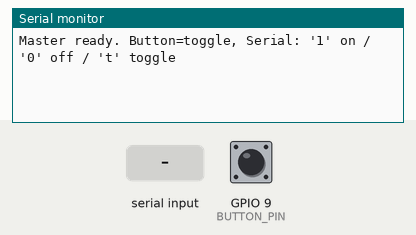
Recording of a sketch running on a simulated ESP32-C3. Shown: the last lines printed to the serial monitor. Inputs (shaded band) come from the test bench; at power-on: GPIO 9 (BUTTON_PIN) HIGH. No radio packets arrive unless stated.

Above: at 1.4 s.
1.5 s: GPIO 9 (BUTTON_PIN) pulled LOW for 0.15 s
At 2.0 s:
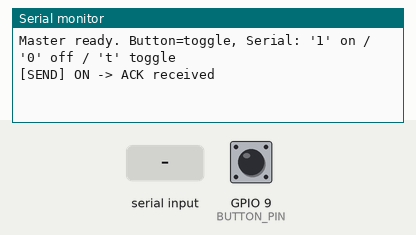
3.1 s: "0" received over Serial
At 4.5 s:
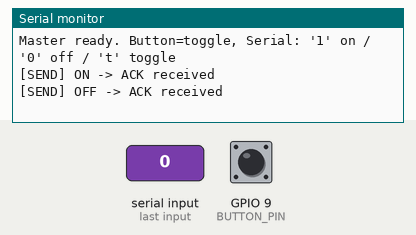

The sketch:

master-rf.ino
```cpp
/*
 * master-rf.ino  —  ESP32-C3 Super Mini + nRF24L01
 *
 * Sends an ON/OFF command over RF to the receiver (rf-slave).
 * Trigger by either:
 *   - pressing the BOOT button (GPIO9) -> toggles ON/OFF
 *   - typing '1' (on), '0' (off) or 't' (toggle) in the Serial Monitor
 *
 * Library: "RF24" by TMRh20 (install via Library Manager)
 *
 * Wiring  nRF24L01  ->  ESP32-C3 Super Mini
 *   GND   -> GND
 *   VCC   -> 3V3  (add a 10uF cap across VCC/GND close to the module!)
 *   CE    -> GPIO10
 *   CSN   -> GPIO7
 *   SCK   -> GPIO4
 *   MOSI  -> GPIO6
 *   MISO  -> GPIO5
 *   IRQ   -> (not used on the master)
 */

#include <SPI.h>
#include <RF24.h>

// ---------- nRF24 pins ----------
#define PIN_CE    10
#define PIN_CSN   7
#define PIN_SCK   4
#define PIN_MISO  5
#define PIN_MOSI  6

#define BUTTON_PIN 9   // BOOT button on the Super Mini

// Must match the receiver exactly
const uint8_t RF_ADDRESS[6] = "NODE1";
const uint8_t RF_CHANNEL    = 76;

// Shared payload (keep identical on both sides)
struct Payload {
  uint8_t magic;   // 0xA5 -> sanity check so RF noise is ignored
  uint8_t cmd;     // 1 = ON, 0 = OFF
};

RF24 radio(PIN_CE, PIN_CSN);

bool outputState = false;
bool lastButton  = HIGH;

// =============================================================================
//  >>> EDIT HERE: define WHAT you send <<<
//  Build the payload for a given on/off request. Add fields, change values,
//  encode brightness/channel/etc. - just keep the struct in sync with the slave.
// =============================================================================
Payload buildPayload(bool on) {
  Payload p;
  p.magic = 0xA5;
  p.cmd   = on ? 1 : 0;
  return p;
}
// =============================================================================

// RF transport - usually no need to touch this.
void sendCommand(bool on) {
  Payload p = buildPayload(on);

  radio.stopListening();              // TX mode
  bool ok = radio.write(&p, sizeof(p));

  Serial.printf("[SEND] %s -> %s\n", on ? "ON" : "OFF",
                ok ? "ACK received" : "no ACK (retrying possible)");

  // A sleeping receiver can miss the first packet while it wakes up.
  // Burst a few copies so the command reliably lands.
  for (int i = 0; i < 3 && !ok; i++) {
    delay(5);
    ok = radio.write(&p, sizeof(p));
  }
}

void setup() {
  Serial.begin(115200);
  delay(200);
  pinMode(BUTTON_PIN, INPUT_PULLUP);

  SPI.begin(PIN_SCK, PIN_MISO, PIN_MOSI, PIN_CSN);

  if (!radio.begin(&SPI)) {
    Serial.println("nRF24 not responding - check wiring/power!");
    while (true) delay(1000);
  }

  radio.setPALevel(RF24_PA_LOW);     // raise to RF24_PA_HIGH for more range
  radio.setDataRate(RF24_250KBPS);   // lowest rate = best sensitivity/range
  radio.setChannel(RF_CHANNEL);
  radio.setPayloadSize(sizeof(Payload));
  radio.setRetries(5, 15);           // 5*250us delay, 15 retries
  radio.enableDynamicAck();
  radio.openWritingPipe(RF_ADDRESS);
  radio.stopListening();

  Serial.println("Master ready. Button=toggle, Serial: '1' on / '0' off / 't' toggle");
}

void loop() {
  // ---- button (toggle on press) ----
  bool b = digitalRead(BUTTON_PIN);
  if (b != lastButton) {
    lastButton = b;
    if (b == LOW) {                  // pressed
      outputState = !outputState;
      sendCommand(outputState);
    }
    delay(50);                       // debounce
  }

  // ---- serial control ----
  if (Serial.available()) {
    char c = Serial.read();
    if (c == '1') { outputState = true;  sendCommand(true);  }
    else if (c == '0') { outputState = false; sendCommand(false); }
    else if (c == 't') { outputState = !outputState; sendCommand(outputState); }
  }

  delay(10);
}
```

Measured:
- after the input at 1.5 s, the serial monitor: prints a new line at once (image 1)
- after the input at 3.1 s, the serial monitor: prints a new line at once (image 2)
